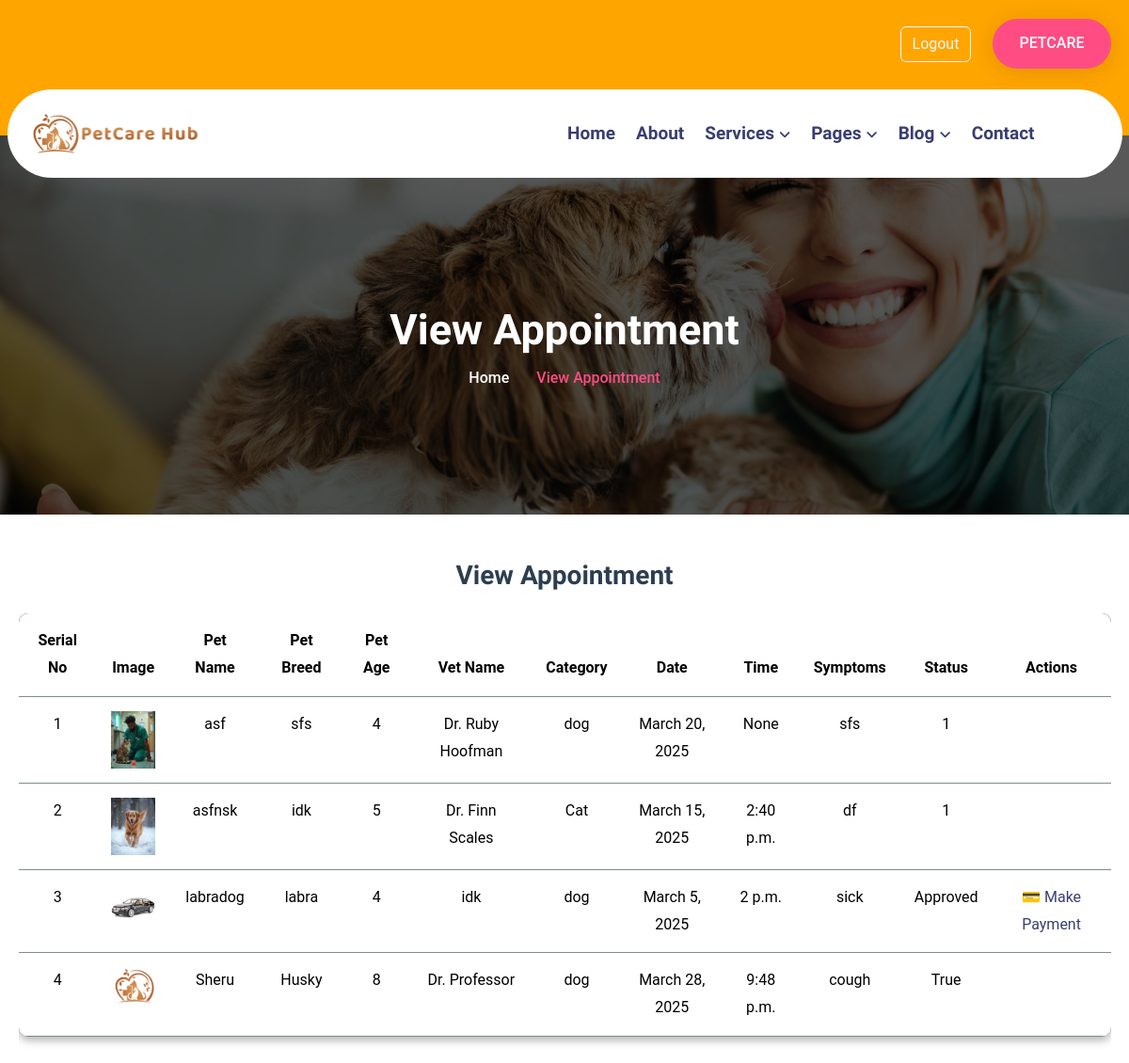
Page /userManageAppointment (signed in) on the earlier database version.
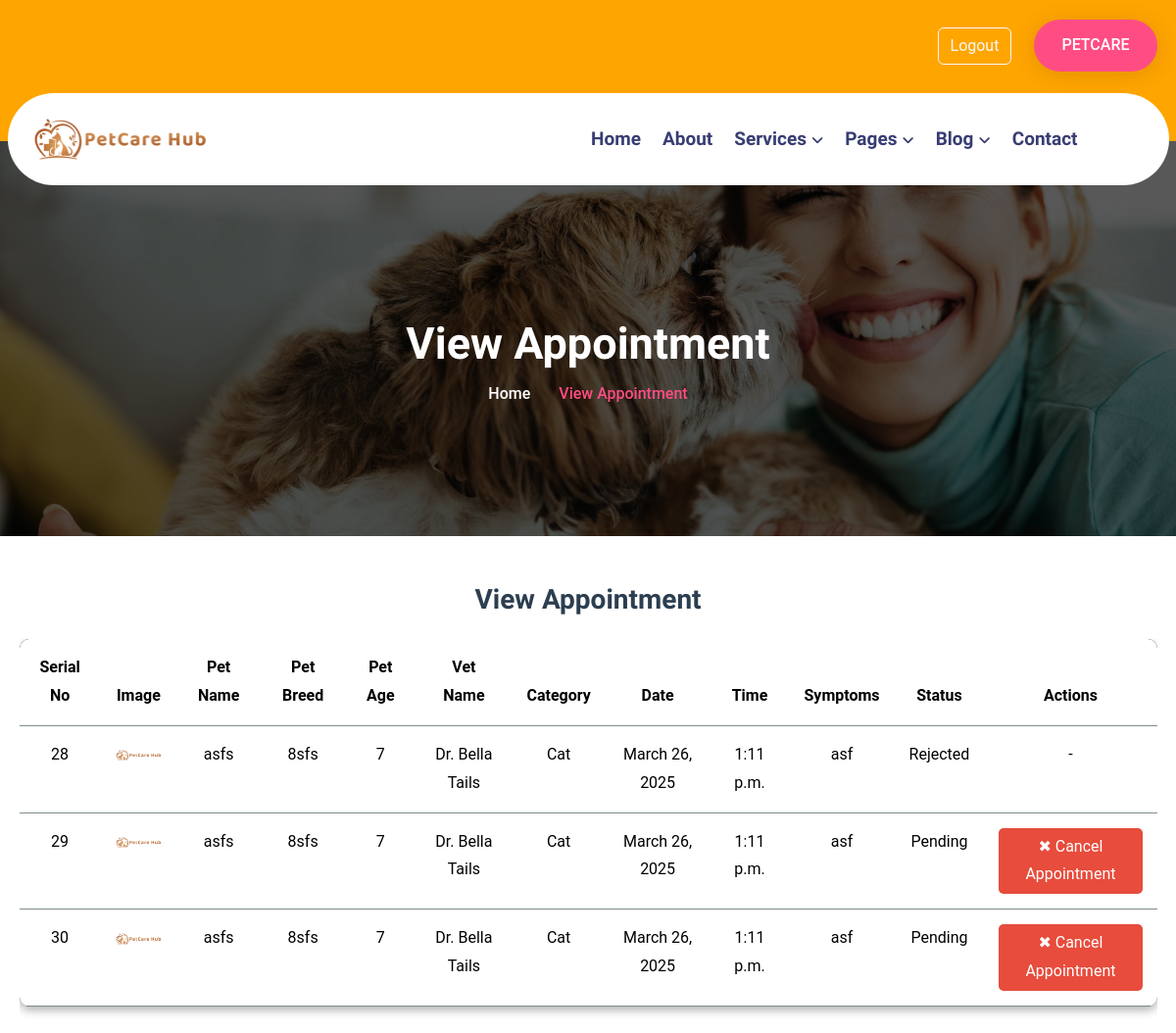
Same page on the later database version.
### myapp/models.py (models this page shows, shortened)
class Appointment(models.Model):
    userid = models.ForeignKey(userRegisterDB,on_delete=models.CASCADE)
    vetid = models.ForeignKey(vetRegisterDB,on_delete=models.CASCADE)
    petname = models.CharField(max_length=30)
    petphoto = models.ImageField(upload_to='photos')
    petCategory = models.ForeignKey(petCategoryDB,on_delete=models.CASCADE)
    breed = models.CharField(max_length=20)
    age = models.IntegerField()
    symptoms = models.CharField(max_length=20)
    status = models.CharField(max_length=30,null=True,default="Pending")
    dateofappo = models.DateField()
    timeofappo = models.TimeField()
    TimeStamp =models.DateTimeField(auto_now=True)
    location = models.TextField(null=True,default="")

class vetRegisterDB(models.Model):
    Name = models.CharField(max_length=30)
    Email = models.EmailField()
    Password = models.CharField(max_length=40)
    Photo = models.ImageField(upload_to='photos')
    Gender = models.CharField(max_length=10)
    Phone = models.BigIntegerField()
    LicenseFile = models.FileField(upload_to='files',default=None,max_length=250)
    Address = models.TextField()
    Specialization = models.CharField(max_length=20)
    YearsOfExperience = models.IntegerField()
    ClinicName = models.CharField(max_length=60)
    Price = models.IntegerField(default=500)
    TimeStamp = models.DateTimeField(auto_now_add=True)
    def vet_photo(self):
        return mark_safe('<img src="{}" width="100"/>'.format(self.Photo.url))
    vet_photo.allow_tags = True
    def __str__(self):
        return self.Name

class petCategoryDB(models.Model):
    petCategory = models.CharField(max_length=20)
    def __str__(self):
        return self.petCategory

### myapp/views.py (the view)
# urls.py: path('userManageAppointment',views.UserAppointment),
def UserAppointment(request):
    userid = request.session["log_id"]
    user_name = request.session["log_name"]
    fetchdata = Appointment.objects.filter(userid=userid)
    context = {
        "data": fetchdata
    }
    print(userid)
    print(user_name)
    return render(request,"UserManageAppointment.html",context)

### myapp/templates/UserManageAppointment.html (shortened to what this page needs)
<!DOCTYPE html>
<html lang="en">
<head>
    <link rel="stylesheet" href="/static/css/bootstrap.min.css">
    <link rel="stylesheet" href="/static/css/all-fontawesome.min.css">
    <link rel="stylesheet" href="/static/css/icomoon.css">
    <link rel="stylesheet" href="/static/css/animate.min.css">
    <link rel="stylesheet" href="/static/css/magnific-popup.min.css">
    <link rel="stylesheet" href="/static/css/owl.carousel.min.css">
    <link rel="stylesheet" href="/static/css/style.css">
</head>
<body>
  {% include 'nav.html' %}
    <main class="main">
        <div class="site-breadcrumb" style="background: url(/static/img/breadcrumb/01.jpg)">
            <div class="container">
                <h2 class="breadcrumb-title">View Appointment</h2>
                <ul class="breadcrumb-menu">
                    <li><a href="/">Home</a></li>
                    <li class="active">View Appointment</li>
                </ul>
            </div>
        </div>
        <div class="container my-5">
            <h3 class="text-center mb-4" style="color: #2c3e50; font-weight: bold;">View Appointment</h3>
            {% if data %}
            <div class="table-responsive">
                <table class="table custom-table">
                    <thead style="background-color:#ad5f2f;">
                        <tr>
                            <th>Serial No</th>
                            <th>Image</th>
                            <th>Pet Name</th>
                            <th>Pet Breed</th>
                            <th>Pet Age</th>
                            <th>Vet Name</th>
                            <th>Category</th>
                            <th>Date</th>
                            <th>Time</th>
                            <th>Symptoms</th>
                            <th>Status</th>
                            <th>Actions</th>
                        </tr>
                    </thead>
                    <tbody>
                    {% for i in data %}
                        <tr>
                            <td> {{ i.id }}</td>
                            <td><img src="/media/{{ i.petphoto }}" class="product-img" alt="Pet Image" width="50"></td>
                            <td>{{ i.petname }}</td>
                            <td>{{ i.breed }}</td>
                            <td>{{ i.age }}</td>
                            <td> {{ i.vetid }}</td>
                            <td>{{ i.petCategory }} </td>
                            <td>{{ i.dateofappo }}</td>
                            <td>{{ i.timeofappo }}</td>
                            <td>{{ i.symptoms }}</td>
                            <td>{{ i.status }}</td>
                           <td>
                                {% if i.status == "Pending" %}
                                    <a href="/cancel/{{ i.id }}" class="btn-reject">✖ Cancel Appointment</a>
                                {% elif i.status == "Rejected" %}
                                    <p> - </p>
                                {% elif i.status == "Approved" %}
                                    <a href="/payment/{{ i.id }}" class="btn-payment">💳 Make Payment</a>
                                {% endif %}
                            </td>
                        </tr>
                    {% endfor %}
                    </tbody>
                </table>
            </div>
             {% else %}
            <br><br>
              <h2 class="text-center" style="color: red; font-size: 25px;">No Appointment has been booked</h2>
              {% endif %}
        </div>
    </main>
</body>
</html>

### myapp/templates/nav.html (shortened to what this page needs)
    <header class="header custom-header">
        <div class="header-top">
            <div class="container">
                <div class="header-top-wrapper">
                    <div class="header-top-left">
                        <div class="header-top-contact">
                            <ul>
                            </ul>
                        </div>
                    </div>
                    {% if request.session.log_name %}
                      <div class="header-top-right">
                        <a href="/logout" class="btn btn-outline-light me-2">Logout</a>
                           <div class="header-btn">
                                <a href="#" class="theme-btn mt-2">{{ request.session.log_name }}</a>
                            </div>
                   </div>
                    {% else %}
                   <div class="header-top-right">
                        <a href="/login" class="btn btn-outline-light me-2">Login</a>
                        <a href="/register" class="btn btn-outline-light me-2">Register</a>
                   </div>
                    {% endif %}
                </div>
            </div>
        </div>
        <div class="main-navigation">
            <nav class="navbar navbar-expand-lg">
                <div class="container custom-nav">
                    <a class="navbar-brand" href="/">
                        <img src="/static/img/logo/logo4.png" alt="logo">
                    </a>
                    <div class="collapse navbar-collapse" id="main_nav">
                        <ul class="navbar-nav">
                            <li class="nav-item dropdown">
                                <li class="nav-item"><a class="nav-link" href="/">Home</a></li>
                            </li>
                            <li class="nav-item"><a class="nav-link" href="/about">About</a></li>
                            <li class="nav-item dropdown">
                                <a class="nav-link dropdown-toggle" href="#" data-bs-toggle="dropdown">Services</a>
                            </li>
                            <li class="nav-item dropdown">
                                <a class="nav-link dropdown-toggle" href="#" data-bs-toggle="dropdown">Pages</a>
                            </li>
                            <li class="nav-item dropdown">
                                <a class="nav-link dropdown-toggle" href="#" data-bs-toggle="dropdown">Blog</a>
                            </li>
                            <li class="nav-item"><a class="nav-link" href="contact.html">Contact</a></li>
                        </ul>
                        <div class="header-nav-right">
                            <div class="header-nav-search">
                                <a href="#" class="header-nav-link search-box-outer"><i class="far fa-search"></i></a>
                            </div>
                        </div>
                    </div>
                </div>
            </nav>
        </div>
    </header>

### myapp/templates/UserManageAppointment.html (style rules this page uses)
.custom-table { background-color: #2c3e50; color: #ecf0f1; border-radius: 10px; overflow: hidden; }
.custom-table thead { background: #ad5f2f !important; background-color: #ad5f2f !important; }
.custom-table th, .custom-table td { padding: 15px; text-align: center; border-bottom: 1px solid #7f8c8d; }
.btn-reject { background-color: #e74c3c; color: white; border: none; padding: 5px 10px; border-radius: 5px; }
.custom-table { background-color: #2c3e50; color: #ecf0f1; border-radius: 10px; overflow: hidden; box-shadow: 0px 4px 10px rgba(0, 0, 0, 0.3); }
.custom-table { width: 100%; max-width: 100%; }
.table-responsive { width: 100%; max-width: 100%; }

Differences in the rows shown:
removed Appointment: id "1", petphoto (picture), petname "asf", breed "sfs", age "4", vetid "Dr. Ruby Hoofman", petCategory "dog", dateofappo "March 20, 2025", timeofappo "None", symptoms "sfs", status "1"
removed Appointment: id "2", petphoto (picture), petname "asfnsk", breed "idk", age "5", vetid "Dr. Finn Scales", petCategory "Cat", dateofappo "March 15, 2025", timeofappo "2:40 p.m.", symptoms "df", status "1"
removed Appointment: id "3", petphoto (picture), petname "labradog", breed "labra", age "4", vetid "idk", petCategory "dog", dateofappo "March 5, 2025", timeofappo "2 p.m.", symptoms "sick", status "Approved"
removed Appointment: id "4", petphoto (picture), petname "Sheru", breed "Husky", age "8", vetid "Dr. Professor", petCategory "dog", dateofappo "March 28, 2025", timeofappo "9:48 p.m.", symptoms "cough", status "True"
added Appointment: id "28", petphoto (picture), petname "asfs", breed "8sfs", age "7", vetid "Dr. Bella Tails", petCategory "Cat", dateofappo "March 26, 2025", timeofappo "1:11 p.m.", symptoms "asf", status "Rejected"
added Appointment: id "29", petphoto (picture), petname "asfs", breed "8sfs", age "7", vetid "Dr. Bella Tails", petCategory "Cat", dateofappo "March 26, 2025", timeofappo "1:11 p.m.", symptoms "asf", status "Pending"
added Appointment: id "30", petphoto (picture), petname "asfs", breed "8sfs", age "7", vetid "Dr. Bella Tails", petCategory "Cat", dateofappo "March 26, 2025", timeofappo "1:11 p.m.", symptoms "asf", status "Pending"
